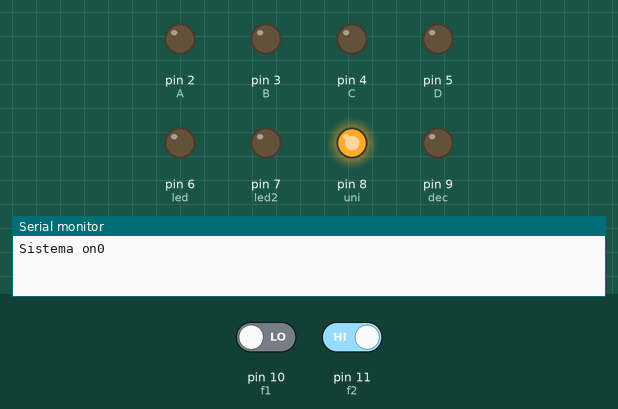
Simulated run of this sketch. Board: Arduino Uno, built with avr-gcc and run on an emulated ATmega328P. Parts: output pins drawn as LEDs (lit = HIGH), the last lines printed to the serial monitor. Dashed ring = blinking. Inputs (shaded band) come from the test bench; at power-on: pin 11 (f2) HIGH, pin 10 (f1) LOW.

Above: at 1.0 s.
1.6 s: pin 11 (f2) driven LOW
At 1.87 s:
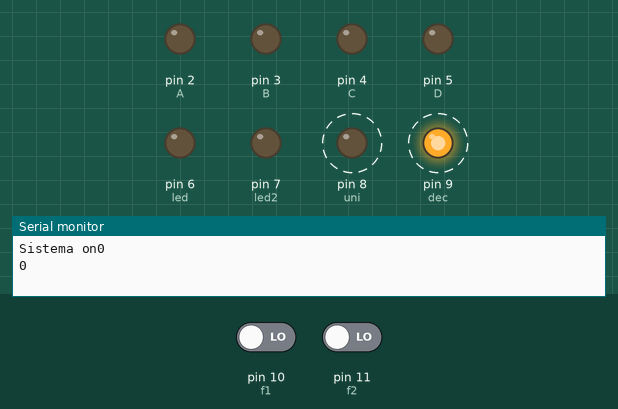
5.1 s: pin 10 (f1) driven HIGH
At 6.7 s:
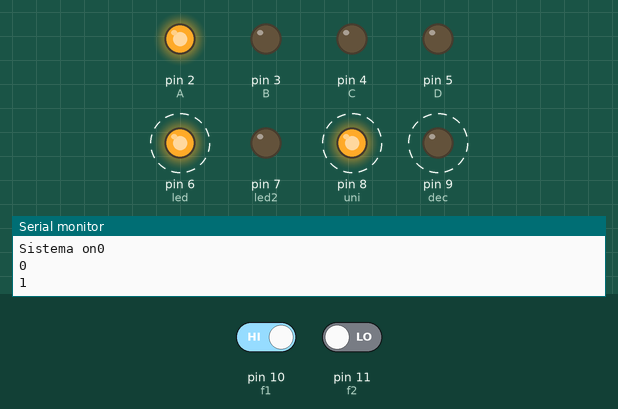
8.6 s: pin 10 (f1) driven LOW
At 9.22 s:
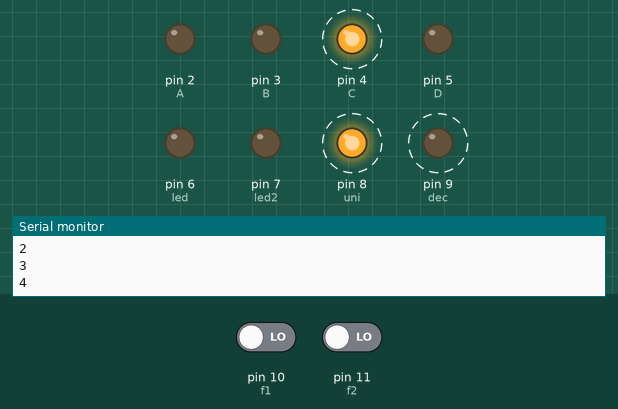
12.1 s: pin 11 (f2) driven HIGH
At 13.9 s:
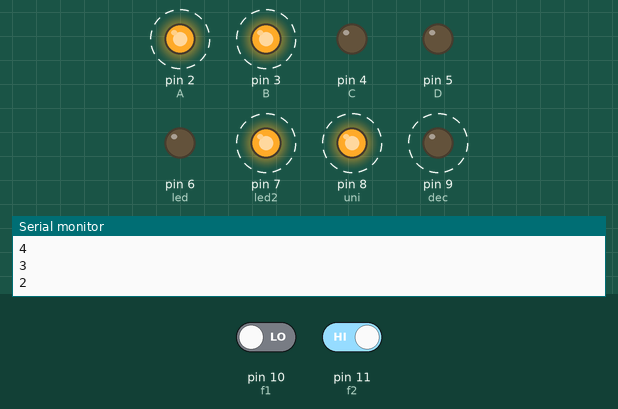
16.3 s: pin 10 (f1) driven HIGH and pin 11 (f2) driven LOW
At 17.05 s:
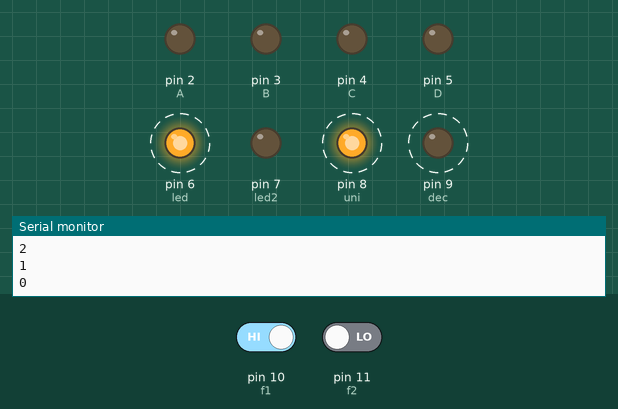
Timing chart, 0 to 39.7 s (numbered marks = the images above; inputs shaded):
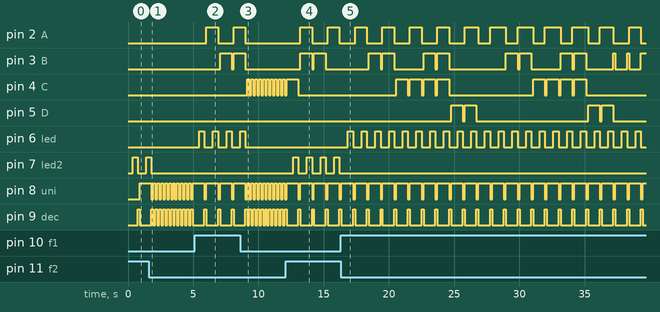

Measured:
- after the input at 1.6 s, pin 7 (led2): goes on until 1.8 s, then stays LOW; pin 8 (uni), pin 9 (dec): alternates HIGH for 0.15 s and LOW for 0.15 s, starting after 0.50 s
- after the input at 5.1 s, pin 2 (A): LOW → HIGH after 0.90 s, → LOW 0.90 s later, → HIGH 1.2 s later; pin 3 (B): LOW → HIGH after 2.0 s, → LOW 0.90 s later, → HIGH 0.15 s later
- after the input at 8.6 s, pin 2 (A), pin 3 (B), pin 6 (led): goes on until 9.0 s, then stays LOW; pin 4 (C), pin 8 (uni), pin 9 (dec): alternates HIGH for 0.15 s and LOW for 0.15 s, starting after 0.70 s
- after the input at 12.1 s, pin 2 (A): alternates HIGH for 0.90 s and LOW for 1.2 s, starting after 1.1 s; pin 3 (B): alternates HIGH for 0.90 s and LOW for 0.15 s, starting after 1.1 s
- after the input at 16.3 s, pin 2 (A): LOW → HIGH after 1.1 s, then moves between LOW and HIGH, repeating every 8.4 s; pin 3 (B): LOW → HIGH after 2.2 s, → LOW 0.90 s later, → HIGH 0.15 s later, → LOW 0.90 s later, … (21 changes in this stretch)

The sketch:

Laboratorio2.ino
```cpp
/*
   Universidad Tecnica del norte
          FICA-CIERCOM
    Integrantes:
        Almeida Axel
        Macas Christofer
         Rosero Romel
                Laboratorio 2
      Utilice como sensores de presencia a dos fotoceldas configuradas como entradas digitales.
      Si la fotocelda detecta negro envía una señal de 5 voltios, caso contario envía cero voltios.
      Realice un contador de ingreso y salida de personas al usar dos fotoceldas en su sencuencia de
      activación para detectar si la persona entra o sale.
      El contador debe ser hasta 50 visto en displays
      Si el sistema detecta ingreso, aumenta el contador y enciende un led de confirmación.
      Si se detecta que la persona sale, decrementa la cuenta y se enciende otro led de confirmación.
      Consulte sobre el uso de diagramas de flujo y bloques para representar el sistema y su funcionamiento.
      El informe no puede superar las 3 hojas, de preferencia imprima a ambos lados
*/
int f1 = 10;  //Fotoceldas
int f2 = 11;
int A = 2;   //Variables para el display
int B = 3;
int C = 4;
int D = 5;
int uni = 8; //Variables para encender el display
int dec = 9;
int uniS;
int decS;
int i = 0;   //Variable del contador
int cont = 0;
int j;
int led = 6; //Led de confirmacion
int led2 = 7;

void setup() {
  Serial.begin(9600); //Iniciamos la cominacion serial a 9600
  pinMode(A, OUTPUT); //Declaramos la variables de salida del display
  pinMode(B, OUTPUT);
  pinMode(C, OUTPUT);
  pinMode(D, OUTPUT);
  pinMode(led, OUTPUT);
  pinMode(led2, OUTPUT);
  pinMode(uni, OUTPUT);
  pinMode(dec, OUTPUT);
  pinMode(f1, INPUT); //Declaramos las varables de las fotoceldas como entrada
  pinMode(f2, INPUT);
  Serial.print("Sistema on");
}

void loop() {
  if (digitalRead(f1) == HIGH && digitalRead(f2) == LOW) {
    delay(350);
    if(i<50){
    i = i + 1;
    digitalWrite(led, HIGH);
    delay(400);
    digitalWrite(led, LOW);
    Serial.println(i);

    }else{
      i=50;
    }
  }
  if (digitalRead(f1) == LOW && digitalRead(f2) == HIGH) {
    delay(350);
    if (i <= 0 ) {
      i = 0;
    } else {
      i = i - 1;
    }
    Serial.println(i);
    digitalWrite(led2, HIGH);
    delay(400);
    digitalWrite(led2, LOW);

  }
    if (digitalRead(f1) == HIGH && digitalRead(f2) == HIGH) {

   digitalWrite(led2, LOW);
    delay(400);
    digitalWrite(led2, LOW);

  }
  encendido();
}


void disp (int dato) {
  switch (dato) {
    case 0:
      digitalWrite(A, LOW);
      digitalWrite(B, LOW);
      digitalWrite(C, LOW);
      digitalWrite(D, LOW);
      break;
    case 1:
      digitalWrite(A, HIGH);
      digitalWrite(B, LOW);
      digitalWrite(C, LOW);
      digitalWrite(D, LOW);
      break;
    case 2:
      digitalWrite(A, LOW);
      digitalWrite(B, HIGH);
      digitalWrite(C, LOW);
      digitalWrite(D, LOW);
      break;
    case 3:
      digitalWrite(A, HIGH);
      digitalWrite(B, HIGH);
      digitalWrite(C, LOW);
      digitalWrite(D, LOW);
      break;
    case 4:
      digitalWrite(A, LOW);
      digitalWrite(B, LOW);
      digitalWrite(C, HIGH);
      digitalWrite(D, LOW);
      break;
    case 5:
      digitalWrite(A, HIGH);
      digitalWrite(B, LOW);
      digitalWrite(C, HIGH);
      digitalWrite(D, LOW);
      break;
    case 6:
      digitalWrite(A, LOW);
      digitalWrite(B, HIGH);
      digitalWrite(C, HIGH);
      digitalWrite(D, LOW);
      break;
    case 7:
      digitalWrite(A, HIGH);
      digitalWrite(B, HIGH);
      digitalWrite(C, HIGH);
      digitalWrite(D, LOW);
      break;
    case 8:
      digitalWrite(A, LOW);
      digitalWrite(B, LOW);
      digitalWrite(C, LOW);
      digitalWrite(D, HIGH);
      break;
    case 9:
      digitalWrite(A, HIGH);
      digitalWrite(B, LOW);
      digitalWrite(C, LOW);
      digitalWrite(D, HIGH);
      break;
  }
}

void encendido() {
  decS = i / 10;
  if (i < 10) {
    uniS = i;
  } else {
    uniS = i - (decS * 10);
  }
  digitalWrite(dec, HIGH);
  digitalWrite(uni, LOW);
  disp(decS);
  delay(150);
  digitalWrite(dec, LOW);
  digitalWrite(uni, HIGH);
  disp(uniS);
  delay(150);
}
```
